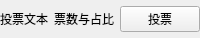
<?xml version="1.0" encoding="UTF-8"?>
<ui version="4.0">
 <class>Form</class>
 <widget class="QWidget" name="Form">
  <property name="geometry">
   <rect>
    <x>0</x>
    <y>0</y>
    <width>197</width>
    <height>38</height>
   </rect>
  </property>
  <property name="windowTitle">
   <string>Form</string>
  </property>
  <property name="styleSheet">
   <string notr="true">QWidget{font-family: &quot;微软雅黑&quot;;}
</string>
  </property>
  <layout class="QGridLayout" name="gridLayout_2">
   <property name="leftMargin">
    <number>0</number>
   </property>
   <property name="topMargin">
    <number>6</number>
   </property>
   <property name="rightMargin">
    <number>0</number>
   </property>
   <property name="bottomMargin">
    <number>6</number>
   </property>
   <item row="0" column="0">
    <layout class="QGridLayout" name="gridLayout" columnstretch="1,0,0">
     <item row="0" column="0">
      <widget class="QLabel" name="label_3">
       <property name="text">
        <string>投票文本</string>
       </property>
      </widget>
     </item>
     <item row="0" column="2">
      <widget class="QPushButton" name="pushButton">
       <property name="text">
        <string>投票</string>
       </property>
      </widget>
     </item>
     <item row="0" column="1">
      <widget class="QLabel" name="label">
       <property name="text">
        <string>票数与占比</string>
       </property>
      </widget>
     </item>
    </layout>
   </item>
  </layout>
 </widget>
 <resources/>
 <connections/>
</ui>
